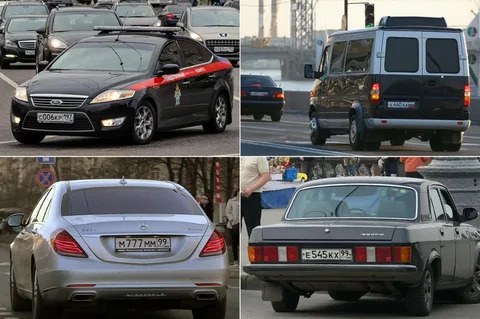
#> input picture programming/python/Python_Programs/plate_detector/i-_2_.jpg, 480 x 319 px, found by its file name
$ python cv.py
#> lines starting #> are read from the running program, lines starting #| are printed output that depends on the picture; after the words box and inside, x2 and y2 are one past the last pixel; in counts of white or black regions, pixels touching at a corner belong together
import cv2

img = cv2.imread(r'C:\Users\Sh1nO\Documents\Programming\python\Python_Programs\plate_detector\i-_2_.jpg')
#> img is the input picture: shape (319, 480, 3); mean B, G, R 93.9, 93.8, 93.4
gray = cv2.cvtColor(img , cv2.COLOR_BGR2GRAY)
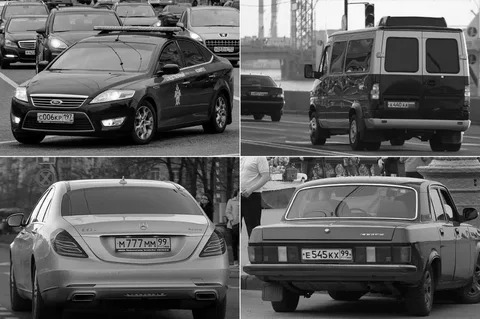
#> gray: shape (319, 480); min 0, max 255, mean 93.7
plates = cv2.CascadeClassifier(r'C:\Users\Sh1nO\Documents\Programming\python\Python_Programs\plate_detector\ai.xml')
results = plates.detectMultiScale(gray, scaleFactor= 1.05 , minNeighbors= 1)
#> results = [[297, 246, 65, 16], [42, 171, 206, 52]]
for (x,y,w,h) in results:
    cv2.rectangle(img, (x,y), (x + w , y + h), (0, 0, 255), thickness= 3)
#> this loop made 2 passes
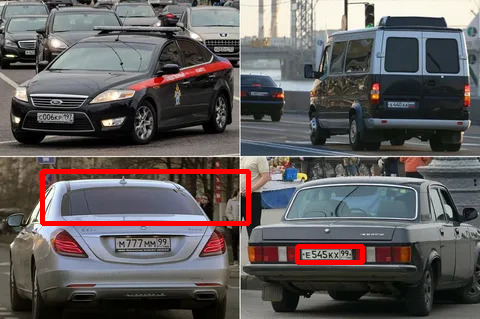
#> img: shape (319, 480, 3); 2.2% of pixels changed, all inside (x1, y1, x2, y2) = (40, 169, 365, 265)
cv2.imshow("Image", img)
cv2.waitKey(0)
cv2.destroyAllWindows()
